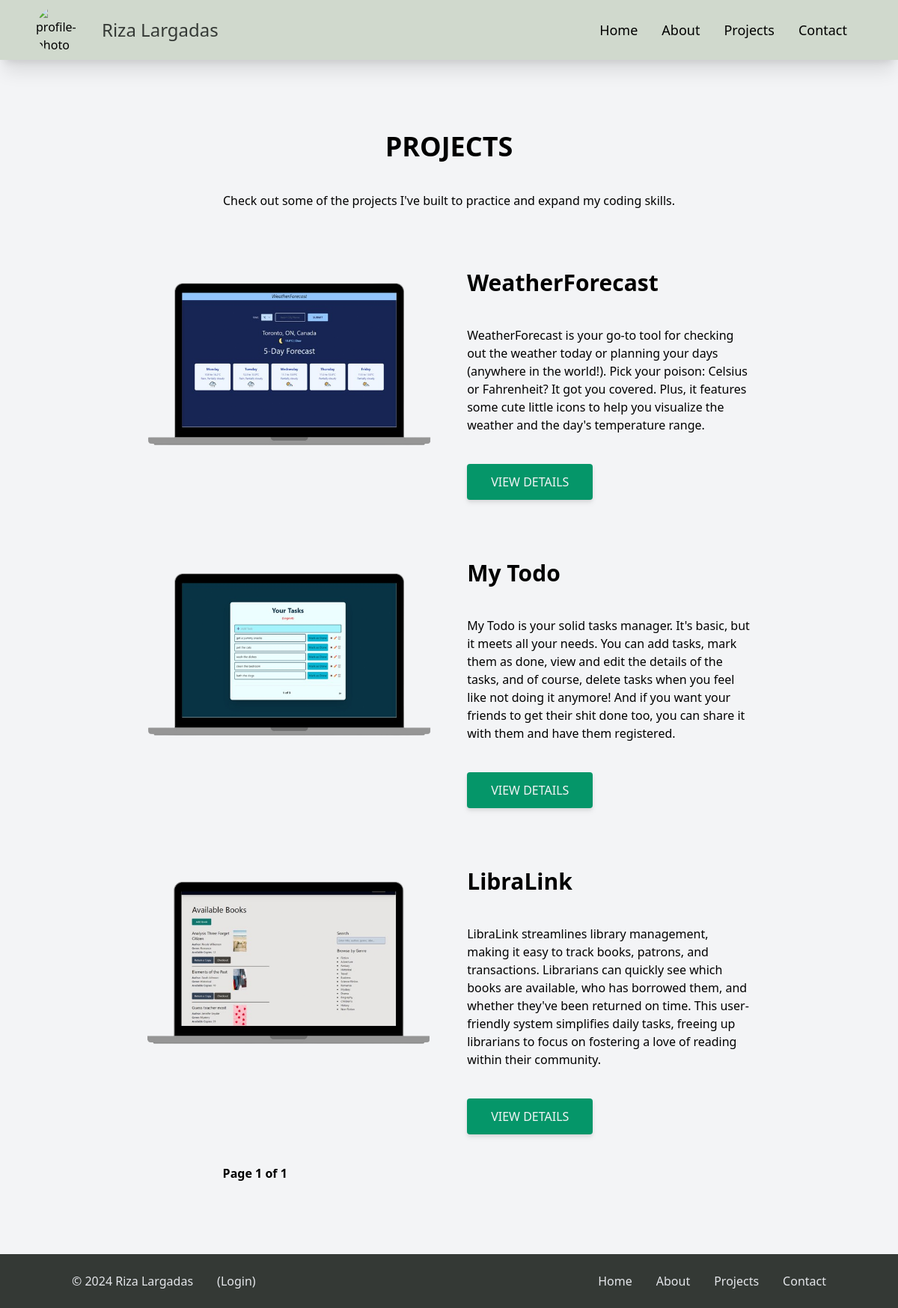
/projects/, run on the app's committed database.
### project/models.py (models this page shows, shortened)
class Project(models.Model):
    id = models.UUIDField(default=uuid.uuid4, primary_key=True, editable=False)
    title = models.CharField(max_length=200)
    overview = models.TextField(blank=True, null=True)
    description = HTMLField(null=True, blank=True)
    project_image = models.ImageField(
        upload_to="projects/", default="default.png")
    tags = models.ManyToManyField(Tag)
    date_created = models.DateTimeField(auto_now_add=True)
    live_link = models.CharField(max_length=1000, null=True, blank=True)
    source_link = models.CharField(max_length=1000, null=True, blank=True)
    class Meta:
        ordering = ["-date_created"]

### project/views.py (the view)
# urls.py: path('projects/', include('project.urls')),
def projects(request):
    projects = Project.objects.all()
    paginator = Paginator(projects, 3)
    page_number = request.GET.get('page')
    page_obj = paginator.get_page(page_number)
    return render(request, 'project/projects.html', {'projects': projects, 'page_obj': page_obj})

### project/templates/project/projects.html (shortened to what this page needs)
{% extends "core/base.html" %}
{% block content %}
<section class='px-10 md:px-24 py-10 md:py-24'>
    <div class="text-center">
        <h1 class="text-3xl md:text-4xl font-bold"><span class="uppercase">Projects</span></h1>
        <p class="mt-10">Check out some of the projects I've built to practice and expand my coding skills.</p>
    </div>
    {% for project in page_obj %}
        <div class='lg:w-[80%] mx-auto flex flex-col md:flex-row md:justify-between mt-10 md:mt-20'>
            <div class="md:w-[47%]">
                <img src="{{ project.project_image.url }}" alt="{{project.title}} Preview Image">
            </div>
            <div class="mt-10 md:mt-0 md:w-[47%] flex flex-col md:justify-center">
                <h3 class='text-2xl md:text-3xl font-bold'>{{project.title}}</h3>
                <p class='mt-10'>{{project.overview}}</p>
                <a href="{% url 'project' project.id %}" class="inline-block w-fit mt-10 py-3 px-8 bg-emerald-600 hover:bg-dimmest-gray text-gray-100 font-medium rounded drop-shadow-md"><span class='uppercase'>View Details</span></a>
            </div>
        </div>
    {% endfor %}
    <div class="md:w-[60%] flex justify-between mx-auto mt-10 font-semibold">
        <div>
            Page {{page_obj.number}} of {{page_obj.paginator.num_pages}}
        </div>
    </div>
</section>
{% endblock content %}

### data on the page
Project: project_image (picture), title "WeatherForecast", overview "WeatherForecast is your go-to tool for checking out the weather today or planning your days (anywhere in the world!). Pick your poison: Celsius or Fahrenheit? It got you covered. Plus, it features some cute little icons to help you visualize the weather and the day's temperature range."
Project: project_image (picture), title "My Todo", overview "My Todo is your solid tasks manager. It's basic, but it meets all your needs. You can add tasks, mark them as done, view and edit the details of the tasks, and of course, delete tasks when you feel like not doing it anymore! And if you want your friends to get their shit done too, you can share it with them and have them registered."
Project: project_image (picture), title "LibraLink", overview "LibraLink streamlines library management, making it easy to track books, patrons, and transactions. Librarians can quickly see which books are available, who has borrowed them, and whether they've been returned on time. This user-friendly system simplifies daily tasks, freeing up librarians to focus on fostering a love of reading within their community."

### other printed values
{{ page_obj.number }} "1"
{{ page_obj.paginator.num_pages }} "1"
